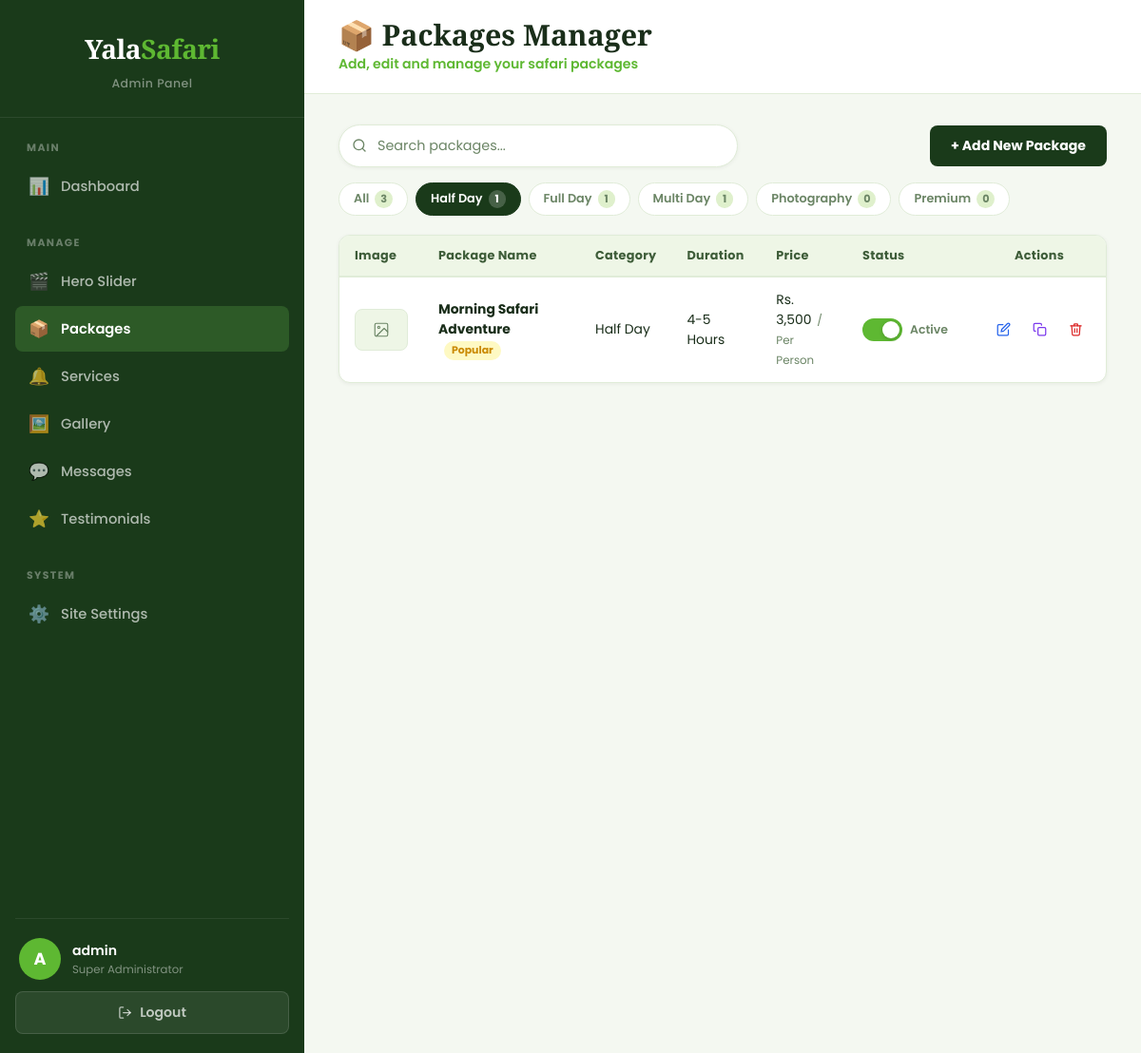
Screenshot of /admin/packages.php?cat=Half+Day (signed in) with the database file from the repository.
### tables this page shows
CREATE TABLE IF NOT EXISTS `packages` (
  `id`          INT AUTO_INCREMENT PRIMARY KEY,
  `name`        VARCHAR(150) NOT NULL,
  `category`    VARCHAR(50),
  `duration`    VARCHAR(50),
  `price`       DECIMAL(10,2) DEFAULT 0,
  `price_per`   VARCHAR(50)  DEFAULT 'Per Person',
  `badge_label` VARCHAR(50),
  `description` TEXT,
  `features`    TEXT,
  `image`       VARCHAR(255),
  `status`      ENUM('active','inactive') DEFAULT 'active',
  `created_at`  TIMESTAMP DEFAULT CURRENT_TIMESTAMP
);

### admin/packages.php (the view, shortened to what this page needs)
<?php
$db      = getDB();
$search     = trim($_GET['search'] ?? '');
$filterCat  = trim($_GET['cat']    ?? '');
$catCountRes = $db->query('SELECT category, COUNT(*) as cnt FROM packages GROUP BY category');
$catCounts   = [];
$totalCount  = 0;
if ($catCountRes) {
    while ($r = $catCountRes->fetch_assoc()) {
        $catCounts[$r['category']] = (int)$r['cnt'];
        $totalCount += (int)$r['cnt'];
    }
}
$where  = [];
$params = [];
$types  = '';
if ($filterCat) { $where[] = 'category = ?'; $params[] = $filterCat; $types .= 's'; }
$sql = 'SELECT * FROM packages' . ($where ? ' WHERE ' . implode(' AND ', $where) : '') . ' ORDER BY created_at DESC';
if ($params) {
    $stmt = $db->prepare($sql);
    $stmt->bind_param($types, ...$params);
    $stmt->execute();
    $packages = $stmt->get_result()->fetch_all(MYSQLI_ASSOC);
} else {
    $res      = $db->query($sql);
    $packages = $res ? $res->fetch_all(MYSQLI_ASSOC) : [];
}
$categories = ['Half Day','Full Day','Multi Day','Photography','Premium'];
?>
<!DOCTYPE html>
<html lang="en">
<head>
  <link rel="stylesheet" href="css/admin.css"/>
  <link rel="stylesheet" href="css/packages.css"/>
</head>
<body>
<div class="admin-layout">
  <?php require_once __DIR__ . '/includes/sidebar.php'; ?>
  <main class="admin-main">
    <div class="admin-topbar">
      <div class="topbar-title">
        <h1>📦 Packages Manager</h1>
        <p>Add, edit and manage your safari packages</p>
      </div>
    </div>
    <div class="admin-content">
      <div class="pkg-toolbar">
        <form method="GET" action="packages.php" class="search-form">
          <div class="search-wrap">
            <input type="text" name="search" placeholder="Search packages..." value="<?= htmlspecialchars($search) ?>" autocomplete="off"/>
          </div>
        </form>
        <a href="packages.php?action=add<?= $filterCat ? '&cat='.urlencode($filterCat) : '' ?>" class="btn-add">+ Add New Package</a>
      </div>
      <div class="filter-tabs">
        <a href="packages.php<?= $search ? '?search='.urlencode($search) : '' ?>"
           class="filter-tab <?= !$filterCat ? 'active' : '' ?>">
          All <span class="tab-count"><?= $totalCount ?></span>
        </a>
        <?php foreach ($categories as $cat): ?>
          <?php $cnt = $catCounts[$cat] ?? 0; ?>
          <a href="packages.php?cat=<?= urlencode($cat) ?><?= $search ? '&search='.urlencode($search) : '' ?>"
             class="filter-tab <?= $filterCat === $cat ? 'active' : '' ?>">
            <?= $cat ?> <span class="tab-count"><?= $cnt ?></span>
          </a>
        <?php endforeach; ?>
      </div>
      <div class="panel">
        <div class="admin-table-wrap">
          <table class="admin-table">
            <thead>
              <tr>
                <th style="width:76px">Image</th>
                <th>Package Name</th>
                <th>Category</th>
                <th>Duration</th>
                <th>Price</th>
                <th style="width:130px">Status</th>
                <th style="width:110px; text-align:center">Actions</th>
              </tr>
            </thead>
            <tbody>
            <?php if (empty($packages)): ?>
              <tr>
                <td colspan="7" class="table-empty">
                  <?php if ($search || $filterCat): ?>
                    No packages found
                    <?= $filterCat ? "in <strong>$filterCat</strong>" : '' ?>
                    <?= $search ? "matching &ldquo;<strong>" . htmlspecialchars($search) . "</strong>&rdquo;" : '' ?>
                  <?php else: ?>
                    No packages yet — <a href="packages.php?action=add" class="link-add">Add your first package</a>
                  <?php endif; ?>
                </td>
              </tr>
            <?php else: ?>
              <?php foreach ($packages as $p): ?>
              <tr>
                <td>
                  <?php if (!empty($p['image'])): ?>
                    <img src="../<?= htmlspecialchars($p['image']) ?>" alt="" class="pkg-thumb"
                      onerror="this.outerHTML='<div class=\'pkg-thumb-placeholder\'><svg viewBox=\'0 0 24 24\' stroke-width=\'1.5\' style=\'width:18px;height:18px;stroke:#6b8565;fill:none\'><rect x=\'3\' y=\'3\' width=\'18\' height=\'18\' rx=\'2\'/><circle cx=\'8.5\' cy=\'8.5\' r=\'1.5\'/><polyline points=\'21 15 16 10 5 21\'/></svg></div>'"/>
                  <?php else: ?>
                    <div class="pkg-thumb-placeholder">
                      <svg viewBox="0 0 24 24" stroke-width="1.5" stroke-linecap="round" stroke-linejoin="round">
                        <rect x="3" y="3" width="18" height="18" rx="2"/>
                        <circle cx="8.5" cy="8.5" r="1.5"/>
                        <polyline points="21 15 16 10 5 21"/>
                      </svg>
                    </div>
                  <?php endif; ?>
                </td>
                <td>
                  <strong><?= htmlspecialchars($p['name']) ?></strong>
                  <?php if (!empty($p['badge_label'])): ?>
                    <span class="pkg-badge"><?= htmlspecialchars($p['badge_label']) ?></span>
                  <?php endif; ?>
                </td>
                <td><?= htmlspecialchars($p['category'] ?? '—') ?></td>
                <td><?= htmlspecialchars($p['duration'] ?? '—') ?></td>
                <td>
                  Rs. <?= number_format((float)$p['price']) ?>
                  <span class="price-per">/ <?= htmlspecialchars($p['price_per'] ?? 'person') ?></span>
                </td>
                <td>
                  <form method="POST" action="packages.php" style="margin:0">
                    <div class="toggle-wrap">
                      <label class="toggle-switch">
                        <span class="toggle-slider"></span>
                      </label>
                      <span class="toggle-label"><?= ucfirst($p['status']) ?></span>
                    </div>
                  </form>
                </td>
                <td>
                  <div class="action-btns">
                    <a href="packages.php?edit=<?= $p['id'] ?>" class="btn-icon btn-edit" title="Edit package">
                      <svg viewBox="0 0 24 24" stroke-width="2" stroke-linecap="round" stroke-linejoin="round">
                        <path d="M11 4H4a2 2 0 00-2 2v14a2 2 0 002 2h14a2 2 0 002-2v-7"/>
                        <path d="M18.5 2.5a2.121 2.121 0 013 3L12 15l-4 1 1-4 9.5-9.5z"/>
                      </svg>
                    </a>
                    <form method="POST" action="packages.php" style="margin:0" title="Duplicate package">
                      <button type="submit" class="btn-icon btn-copy" title="Duplicate">
                        <svg viewBox="0 0 24 24" stroke-width="2" stroke-linecap="round" stroke-linejoin="round">
                          <rect x="9" y="9" width="13" height="13" rx="2"/>
                          <path d="M5 15H4a2 2 0 01-2-2V4a2 2 0 012-2h9a2 2 0 012 2v1"/>
                        </svg>
                      </button>
                    </form>
                    <form method="POST" action="packages.php" style="margin:0" onsubmit="return confirm('Delete «<?= htmlspecialchars(addslashes($p['name'])) ?>»? This cannot be undone.')">
                      <button type="submit" class="btn-icon btn-delete" title="Delete">
                        <svg viewBox="0 0 24 24" stroke-width="2" stroke-linecap="round" stroke-linejoin="round">
                          <polyline points="3 6 5 6 21 6"/>
                          <path d="M19 6l-1 14a2 2 0 01-2 2H8a2 2 0 01-2-2L5 6"/>
                          <path d="M10 11v6M14 11v6"/>
                          <path d="M9 6V4a1 1 0 011-1h4a1 1 0 011 1v2"/>
                        </svg>
                      </button>
                    </form>
                  </div>
                </td>
              </tr>
              <?php endforeach; ?>
            <?php endif; ?>
            </tbody>
          </table>
        </div>
      </div>
    </div>
  </main>
</div>
</body>
</html>

### admin/css/admin.css (style rules this page uses)
*, *::before, *::after { box-sizing: border-box; margin: 0; padding: 0; }
:root { --sidebar-w: 320px; --sidebar-bg: #1a3a1a; --sidebar-hover: rgba(255,255,255,0.07); --sidebar-active:#2d5a27; --green-accent: #5eb832; --green-light: #7cc142; --green-pale: #eef6e6; --green-pale2: #dff0cc; --white: #ffffff; --bg: #f4f8f1; --card-bg: #ffffff; --text-dark: #1a2e1a; --text-body: #3d5c38; --text-muted: #6b8565; --border: #e0ecd8; --shadow-sm: 0 1px 4px rgba(0,0,0,0.06); --shadow-md: 0 4px 16px rgba(0,0,0,0.09); --radius-sm: 8px; --radius-md: 12px; --radius-lg: 16px; --transition: all 0.22s ease; }
html, body { height: 100%; font-family: 'Poppins', sans-serif; background: var(--bg); color: var(--text-dark); }
a { text-decoration: none; color: inherit; }
button { font-family: inherit; cursor: pointer; }
.admin-layout { display: flex; min-height: 100vh; }
.admin-main { flex: 1; margin-left: var(--sidebar-w); min-height: 100vh; display: flex; flex-direction: column; }
.admin-topbar { background: var(--white); border-bottom: 1px solid var(--border); padding: 20px 36px; display: flex; align-items: flex-start; justify-content: space-between; gap: 16px; }
.topbar-title h1 { font-family: 'Playfair Display', serif; font-size: 1.9rem; font-weight: 800; color: var(--text-dark); line-height: 1.15; }
.topbar-title p { font-size: 0.88rem; color: var(--green-accent); font-weight: 600; margin-top: 2px; }
.admin-content { padding: 32px 36px; flex: 1; }
.panel { background: var(--card-bg); border-radius: var(--radius-md); box-shadow: var(--shadow-sm); border: 1px solid var(--border); overflow: hidden; }
.admin-table-wrap { overflow-x: auto; }
.admin-table { width: 100%; border-collapse: collapse; font-size: 0.87rem; }
.admin-table th { background: var(--green-pale); padding: 12px 16px; text-align: left; font-weight: 700; font-size: 0.8rem; color: var(--text-body); letter-spacing: 0.3px; white-space: nowrap; border-bottom: 2px solid var(--border); }
.admin-table td { padding: 13px 16px; border-bottom: 1px solid var(--border); color: var(--text-dark); vertical-align: middle; }
.admin-table tr:last-child td { border-bottom: none; }

### rows the page displays
packages: name "Morning Safari Adventure", badge_label "Popular", category "Half Day", duration "4-5 Hours", price "3,500", price_per "Per Person", status "Active"

### other values shown
$icon "📊 🎬 📦 🔔 🖼️ 💬 ⭐ ⚙️"
$label "Dashboard Hero Slider Packages Services Gallery Messages Testimonials Site Settings"
$initial "A"
$admin['name'] "admin"
$totalCount "3"
$cat "Half Day"
$cnt "1"
$cat "Full Day"
$cat "Multi Day"
$cat "Photography"
$cnt "0"
$cat "Premium"
